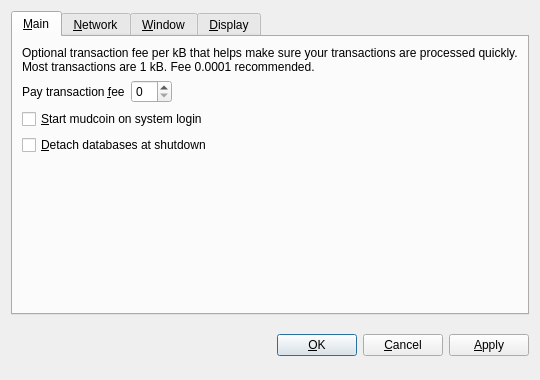
<?xml version="1.0" encoding="UTF-8"?>
<ui version="4.0">
 <class>OptionsDialog</class>
 <widget class="QDialog" name="OptionsDialog">
  <property name="geometry">
   <rect>
    <x>0</x>
    <y>0</y>
    <width>540</width>
    <height>380</height>
   </rect>
  </property>
  <property name="windowTitle">
   <string>Options</string>
  </property>
  <property name="modal">
   <bool>true</bool>
  </property>
  <layout class="QVBoxLayout" name="verticalLayout">
   <item>
    <widget class="QTabWidget" name="tabWidget">
     <property name="tabPosition">
      <enum>QTabWidget::North</enum>
     </property>
     <property name="currentIndex">
      <number>0</number>
     </property>
     <widget class="QWidget" name="tabMain">
      <attribute name="title">
       <string>&amp;Main</string>
      </attribute>
      <layout class="QVBoxLayout" name="verticalLayout_Main">
       <item>
        <widget class="QLabel" name="transactionFeeInfoLabel">
         <property name="text">
          <string>Optional transaction fee per kB that helps make sure your transactions are processed quickly. Most transactions are 1 kB. Fee 0.0001 recommended.</string>
         </property>
         <property name="textFormat">
          <enum>Qt::PlainText</enum>
         </property>
         <property name="wordWrap">
          <bool>true</bool>
         </property>
        </widget>
       </item>
       <item>
        <layout class="QHBoxLayout" name="horizontalLayout_Main">
         <item>
          <widget class="QLabel" name="transactionFeeLabel">
           <property name="text">
            <string>Pay transaction &amp;fee</string>
           </property>
           <property name="textFormat">
            <enum>Qt::PlainText</enum>
           </property>
           <property name="buddy">
            <cstring>transactionFee</cstring>
           </property>
          </widget>
         </item>
         <item>
          <widget class="mudcoinAmountField" name="transactionFee"/>
         </item>
         <item>
          <spacer name="horizontalSpacer_Main">
           <property name="orientation">
            <enum>Qt::Horizontal</enum>
           </property>
           <property name="sizeHint" stdset="0">
            <size>
             <width>40</width>
             <height>20</height>
            </size>
           </property>
          </spacer>
         </item>
        </layout>
       </item>
       <item>
        <widget class="QCheckBox" name="mudcoinAtStartup">
         <property name="toolTip">
          <string>Automatically start mudcoin after logging in to the system.</string>
         </property>
         <property name="text">
          <string>&amp;Start mudcoin on system login</string>
         </property>
        </widget>
       </item>
       <item>
        <widget class="QCheckBox" name="detachDatabases">
         <property name="toolTip">
          <string>Detach block and address databases at shutdown. This means they can be moved to another data directory, but it slows down shutdown. The wallet is always detached.</string>
         </property>
         <property name="text">
          <string>&amp;Detach databases at shutdown</string>
         </property>
        </widget>
       </item>
       <item>
        <spacer name="verticalSpacer_Main">
         <property name="orientation">
          <enum>Qt::Vertical</enum>
         </property>
         <property name="sizeHint" stdset="0">
          <size>
           <width>20</width>
           <height>40</height>
          </size>
         </property>
        </spacer>
       </item>
      </layout>
     </widget>
     <widget class="QWidget" name="tabNetwork">
      <attribute name="title">
       <string>&amp;Network</string>
      </attribute>
      <layout class="QVBoxLayout" name="verticalLayout_Network">
       <item>
        <widget class="QCheckBox" name="mapPortUpnp">
         <property name="toolTip">
          <string>Automatically open the mudcoin client port on the router. This only works when your router supports UPnP and it is enabled.</string>
         </property>
         <property name="text">
          <string>Map port using &amp;UPnP</string>
         </property>
        </widget>
       </item>
       <item>
        <widget class="QCheckBox" name="connectSocks">
         <property name="toolTip">
          <string>Connect to the mudcoin network through a SOCKS proxy (e.g. when connecting through Tor).</string>
         </property>
         <property name="text">
          <string>&amp;Connect through SOCKS proxy:</string>
         </property>
        </widget>
       </item>
       <item>
        <layout class="QHBoxLayout" name="horizontalLayout_Network">
         <item>
          <widget class="QLabel" name="proxyIpLabel">
           <property name="text">
            <string>Proxy &amp;IP:</string>
           </property>
           <property name="textFormat">
            <enum>Qt::PlainText</enum>
           </property>
           <property name="buddy">
            <cstring>proxyIp</cstring>
           </property>
          </widget>
         </item>
         <item>
          <widget class="QValidatedLineEdit" name="proxyIp" native="true">
           <property name="maximumSize">
            <size>
             <width>140</width>
             <height>16777215</height>
            </size>
           </property>
           <property name="toolTip">
            <string>IP address of the proxy (e.g. 127.0.0.1)</string>
           </property>
          </widget>
         </item>
         <item>
          <widget class="QLabel" name="proxyPortLabel">
           <property name="text">
            <string>&amp;Port:</string>
           </property>
           <property name="textFormat">
            <enum>Qt::PlainText</enum>
           </property>
           <property name="buddy">
            <cstring>proxyPort</cstring>
           </property>
          </widget>
         </item>
         <item>
          <widget class="QLineEdit" name="proxyPort">
           <property name="maximumSize">
            <size>
             <width>55</width>
             <height>16777215</height>
            </size>
           </property>
           <property name="toolTip">
            <string>Port of the proxy (e.g. 9050)</string>
           </property>
          </widget>
         </item>
         <item>
          <widget class="QLabel" name="socksVersionLabel">
           <property name="text">
            <string>SOCKS &amp;Version:</string>
           </property>
           <property name="textFormat">
            <enum>Qt::PlainText</enum>
           </property>
           <property name="buddy">
            <cstring>socksVersion</cstring>
           </property>
          </widget>
         </item>
         <item>
          <widget class="QValueComboBox" name="socksVersion">
           <property name="toolTip">
            <string>SOCKS version of the proxy (e.g. 5)</string>
           </property>
          </widget>
         </item>
         <item>
          <spacer name="horizontalSpacer_Network">
           <property name="orientation">
            <enum>Qt::Horizontal</enum>
           </property>
           <property name="sizeHint" stdset="0">
            <size>
             <width>40</width>
             <height>20</height>
            </size>
           </property>
          </spacer>
         </item>
        </layout>
       </item>
       <item>
        <spacer name="verticalSpacer_Network">
         <property name="orientation">
          <enum>Qt::Vertical</enum>
         </property>
         <property name="sizeHint" stdset="0">
          <size>
           <width>20</width>
           <height>40</height>
          </size>
         </property>
        </spacer>
       </item>
      </layout>
     </widget>
     <widget class="QWidget" name="tabWindow">
      <attribute name="title">
       <string>&amp;Window</string>
      </attribute>
      <layout class="QVBoxLayout" name="verticalLayout_Window">
       <item>
        <widget class="QCheckBox" name="minimizeToTray">
         <property name="toolTip">
          <string>Show only a tray icon after minimizing the window.</string>
         </property>
         <property name="text">
          <string>&amp;Minimize to the tray instead of the taskbar</string>
         </property>
        </widget>
       </item>
       <item>
        <widget class="QCheckBox" name="minimizeOnClose">
         <property name="toolTip">
          <string>Minimize instead of exit the application when the window is closed. When this option is enabled, the application will be closed only after selecting Quit in the menu.</string>
         </property>
         <property name="text">
          <string>M&amp;inimize on close</string>
         </property>
        </widget>
       </item>
       <item>
        <spacer name="verticalSpacer_Window">
         <property name="orientation">
          <enum>Qt::Vertical</enum>
         </property>
         <property name="sizeHint" stdset="0">
          <size>
           <width>20</width>
           <height>40</height>
          </size>
         </property>
        </spacer>
       </item>
      </layout>
     </widget>
     <widget class="QWidget" name="tabDisplay">
      <attribute name="title">
       <string>&amp;Display</string>
      </attribute>
      <layout class="QVBoxLayout" name="verticalLayout_Display">
       <item>
        <layout class="QHBoxLayout" name="horizontalLayout_1_Display">
         <item>
          <widget class="QLabel" name="langLabel">
           <property name="text">
            <string>User Interface &amp;language:</string>
           </property>
           <property name="textFormat">
            <enum>Qt::PlainText</enum>
           </property>
           <property name="buddy">
            <cstring>lang</cstring>
           </property>
          </widget>
         </item>
         <item>
          <widget class="QValueComboBox" name="lang">
           <property name="toolTip">
            <string>The user interface language can be set here. This setting will take effect after restarting mudcoin.</string>
           </property>
          </widget>
         </item>
        </layout>
       </item>
       <item>
        <layout class="QHBoxLayout" name="horizontalLayout_2_Display">
         <item>
          <widget class="QLabel" name="unitLabel">
           <property name="text">
            <string>&amp;Unit to show amounts in:</string>
           </property>
           <property name="textFormat">
            <enum>Qt::PlainText</enum>
           </property>
           <property name="buddy">
            <cstring>unit</cstring>
           </property>
          </widget>
         </item>
         <item>
          <widget class="QValueComboBox" name="unit">
           <property name="toolTip">
            <string>Choose the default subdivision unit to show in the interface and when sending coins.</string>
           </property>
          </widget>
         </item>
        </layout>
       </item>
       <item>
        <widget class="QCheckBox" name="displayAddresses">
         <property name="toolTip">
          <string>Whether to show mudcoin addresses in the transaction list or not.</string>
         </property>
         <property name="text">
          <string>&amp;Display addresses in transaction list</string>
         </property>
        </widget>
       </item>
	   
	    <item>	   
	     <widget class="QCheckBox" name="coinControlFeatures">
         <property name="toolTip">
          <string>Whether to show coin control features or not.</string>
          </property>
         <property name="text">
         <string>Display coin &amp;control features (experts only!)</string>
          </property>
         </widget>
        </item>
	   
       <item>
        <spacer name="verticalSpacer_Display">
         <property name="orientation">
          <enum>Qt::Vertical</enum>
         </property>
         <property name="sizeHint" stdset="0">
          <size>
           <width>20</width>
           <height>40</height>
          </size>
         </property>
        </spacer>
       </item>
      </layout>
     </widget>
    </widget>
   </item>
   <item>
    <layout class="QHBoxLayout" name="horizontalLayout_Buttons">
     <item>
      <spacer name="horizontalSpacer_1">
       <property name="orientation">
        <enum>Qt::Horizontal</enum>
       </property>
       <property name="sizeHint" stdset="0">
        <size>
         <width>40</width>
         <height>48</height>
        </size>
       </property>
      </spacer>
     </item>
     <item>
      <widget class="QLabel" name="statusLabel">
       <property name="font">
        <font>
         <weight>75</weight>
         <bold>true</bold>
        </font>
       </property>
       <property name="text">
        <string/>
       </property>
       <property name="textFormat">
        <enum>Qt::PlainText</enum>
       </property>
       <property name="wordWrap">
        <bool>true</bool>
       </property>
      </widget>
     </item>
     <item>
      <spacer name="horizontalSpacer_2">
       <property name="orientation">
        <enum>Qt::Horizontal</enum>
       </property>
       <property name="sizeHint" stdset="0">
        <size>
         <width>40</width>
         <height>48</height>
        </size>
       </property>
      </spacer>
     </item>
     <item>
      <widget class="QPushButton" name="okButton">
       <property name="text">
        <string>&amp;OK</string>
       </property>
      </widget>
     </item>
     <item>
      <widget class="QPushButton" name="cancelButton">
       <property name="text">
        <string>&amp;Cancel</string>
       </property>
       <property name="autoDefault">
        <bool>false</bool>
       </property>
      </widget>
     </item>
     <item>
      <widget class="QPushButton" name="applyButton">
       <property name="text">
        <string>&amp;Apply</string>
       </property>
       <property name="autoDefault">
        <bool>false</bool>
       </property>
      </widget>
     </item>
    </layout>
   </item>
  </layout>
 </widget>
 <customwidgets>
  <customwidget>
   <class>QValidatedLineEdit</class>
   <extends>QWidget</extends>
   <header>qvalidatedlineedit.h</header>
  </customwidget>
  <customwidget>
   <class>mudcoinAmountField</class>
   <extends>QSpinBox</extends>
   <header>mudcoinamountfield.h</header>
  </customwidget>
  <customwidget>
   <class>QValueComboBox</class>
   <extends>QComboBox</extends>
   <header>qvaluecombobox.h</header>
  </customwidget>
 </customwidgets>
 <resources/>
 <connections/>
</ui>
